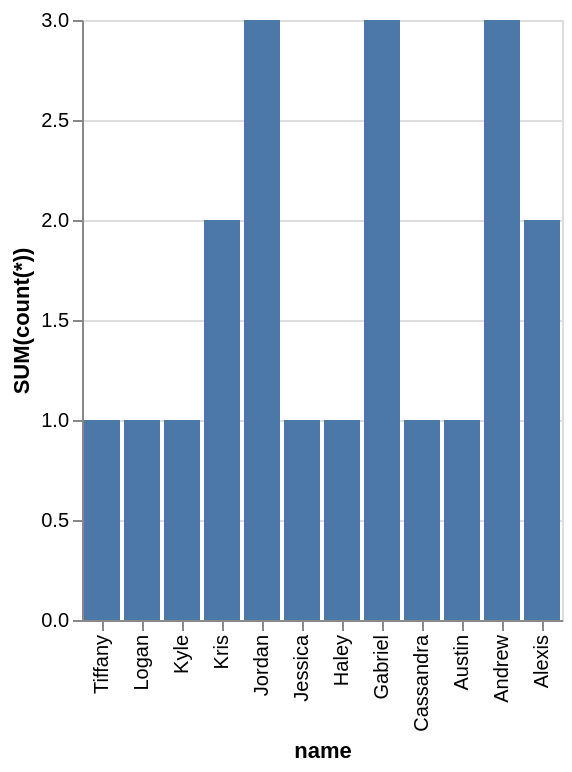

The specification (Vega-Lite) saved for this image:
### Vega-Lite specification from a JSON file in a GitHub repository (floating-point values rounded to 4 significant figures)
{"data": {"values": [{"x_data": "Alexis", "y_data": 2}, {"x_data": "Andrew", "y_data": 3}, {"x_data": "Austin", "y_data": 1}, {"x_data": "Cassandra", "y_data": 1}, {"x_data": "Gabriel", "y_data": 3}, {"x_data": "Haley", "y_data": 1}, {"x_data": "Jessica", "y_data": 1}, {"x_data": "Jordan", "y_data": 3}, {"x_data": "Kris", "y_data": 2}, {"x_data": "Kyle", "y_data": 1}, {"x_data": "Logan", "y_data": 1}, {"x_data": "Tiffany", "y_data": 1}]}, "mark": "bar", "encoding": {"x": {"field": "x_data", "type": "nominal", "title": "name", "sort": "descending"}, "y": {"field": "y_data", "type": "quantitative", "title": "SUM(count(*))"}}}
